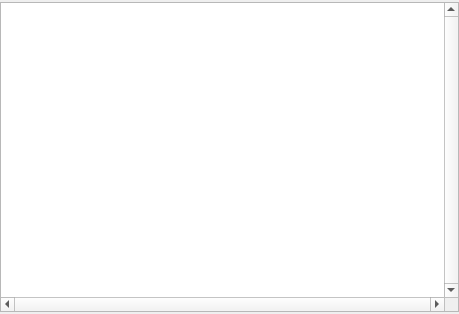
<?xml version="1.0" encoding="UTF-8"?>
<ui version="4.0">
 <class>BrowsePraxisClass</class>
 <widget class="QWidget" name="BrowsePraxisClass">
  <property name="geometry">
   <rect>
    <x>0</x>
    <y>0</y>
    <width>459</width>
    <height>314</height>
   </rect>
  </property>
  <property name="windowTitle">
   <string>Praxis</string>
  </property>
  <layout class="QGridLayout">
   <property name="leftMargin">
    <number>0</number>
   </property>
   <property name="topMargin">
    <number>2</number>
   </property>
   <property name="rightMargin">
    <number>0</number>
   </property>
   <property name="bottomMargin">
    <number>2</number>
   </property>
   <item row="1" column="0" colspan="4">
    <widget class="QTableView" name="tvPraxis">
     <property name="verticalScrollBarPolicy">
      <enum>Qt::ScrollBarAlwaysOn</enum>
     </property>
     <property name="horizontalScrollBarPolicy">
      <enum>Qt::ScrollBarAlwaysOn</enum>
     </property>
     <property name="alternatingRowColors">
      <bool>true</bool>
     </property>
     <property name="selectionMode">
      <enum>QAbstractItemView::SingleSelection</enum>
     </property>
     <property name="selectionBehavior">
      <enum>QAbstractItemView::SelectRows</enum>
     </property>
     <property name="sortingEnabled">
      <bool>true</bool>
     </property>
    </widget>
   </item>
  </layout>
 </widget>
 <layoutdefault spacing="6" margin="11"/>
 <resources/>
 <connections/>
</ui>
